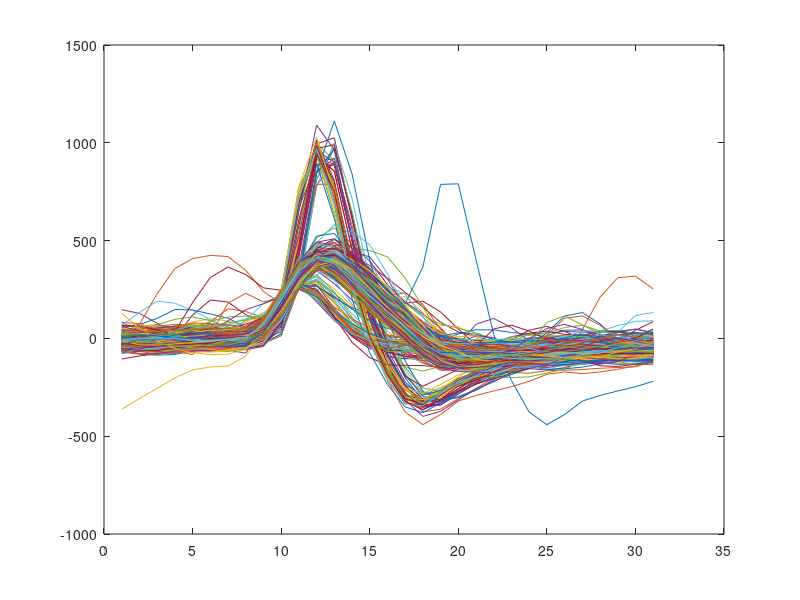

Here is the MATLAB script that generated this plot: (Note: this script raises an error after producing the figure.)
% MATLAB Code For Problem 2 and 3


% Load all data
clear;
load ps6_data
params = InitParams1;
% params = InitParams2;  % For Problem 3

NUM_CLUSTERS = size(params.mu, 2);
NUM_DATA = size(Spikes, 2);
DIMENSION = size(params.mu, 1);

% Initializing and plotting all the spikes
N_Iter = 100;
N_k = zeros(1, NUM_CLUSTERS);
likelihood = zeros(1, N_Iter);
covvar = repmat(params.Sigma, [1,1,NUM_CLUSTERS]);
for i=1:NUM_DATA
    plot(Spikes(:,i))
    hold on
end


for k=1:N_Iter
    % E Step : Choose between mvnpdf and custom implementation
    r = zeros(NUM_CLUSTERS, NUM_DATA);
    for i=1:NUM_DATA
        bt = boxed_term(Spikes(:,i), params, covvar);
        for j=1:NUM_CLUSTERS
             r(j,i) = exp(logmvnpdf(Spikes(:,i), params.mu(:,j), ...
                 covvar(:,:,j), params.pi(j)) - bt);
        end
    end
   
    % M Step
    for i=1:NUM_CLUSTERS
         N_k(i) = sum(r(i,:));
    end
    for i=1:NUM_CLUSTERS
        mean_sum = 0;      
        for j=1:NUM_DATA
            mean_sum = mean_sum + r(i,j).* Spikes(:,j);
        end
        params.mu(:,i) = mean_sum ./ N_k(i);
        params.pi(i) = N_k(i) / NUM_DATA;
    end

    for i=1:NUM_CLUSTERS
        cov_sum = 0;
        for j=1:NUM_DATA
            cov_sum = cov_sum + r(i,j).*((Spikes(:,j) - params.mu(:,i)) * (Spikes(:,j) - params.mu(:,i))');
        end
        covvar(:,:,i) = cov_sum ./ N_k(i);
    end

    % Evaluation log likelihood
    L = 0;
    for i=1:NUM_DATA
        L = L + boxed_term(Spikes(:,i), params, covvar);
    end
    likelihood(k) = L;
end

% Plotting 2a
figure;
plot(likelihood);
xlabel('Iteration Number');
ylabel('L');
title('Log Likelihood Function');

% Plotting 2c
figure;
belong = r;
for i=1:NUM_DATA
    belong(:,i) = (r(:,i) == max(r(:,i)));
end

for i=1:NUM_DATA
    cluster = find(belong(:,i));
    subplot(3,1,cluster);
    plot(Spikes(:,i));
    xlabel('Time');
    ylabel('Voltage');
    title_str = sprintf('Cluster %d', cluster);
    title(title_str);
    hold on;
end

for i=1:NUM_CLUSTERS
    subplot(3,1,i);
    this_dev = sqrt(diag(covvar(:,:,i)));
    this_mean = params.mu(:,i);
    plot(this_mean, 'r')
    hold on
    upper = this_mean + this_dev;
    lower = this_mean - this_dev;
    plot(upper, 'r--');
    hold on
    plot(lower, 'r--');
    hold on
end